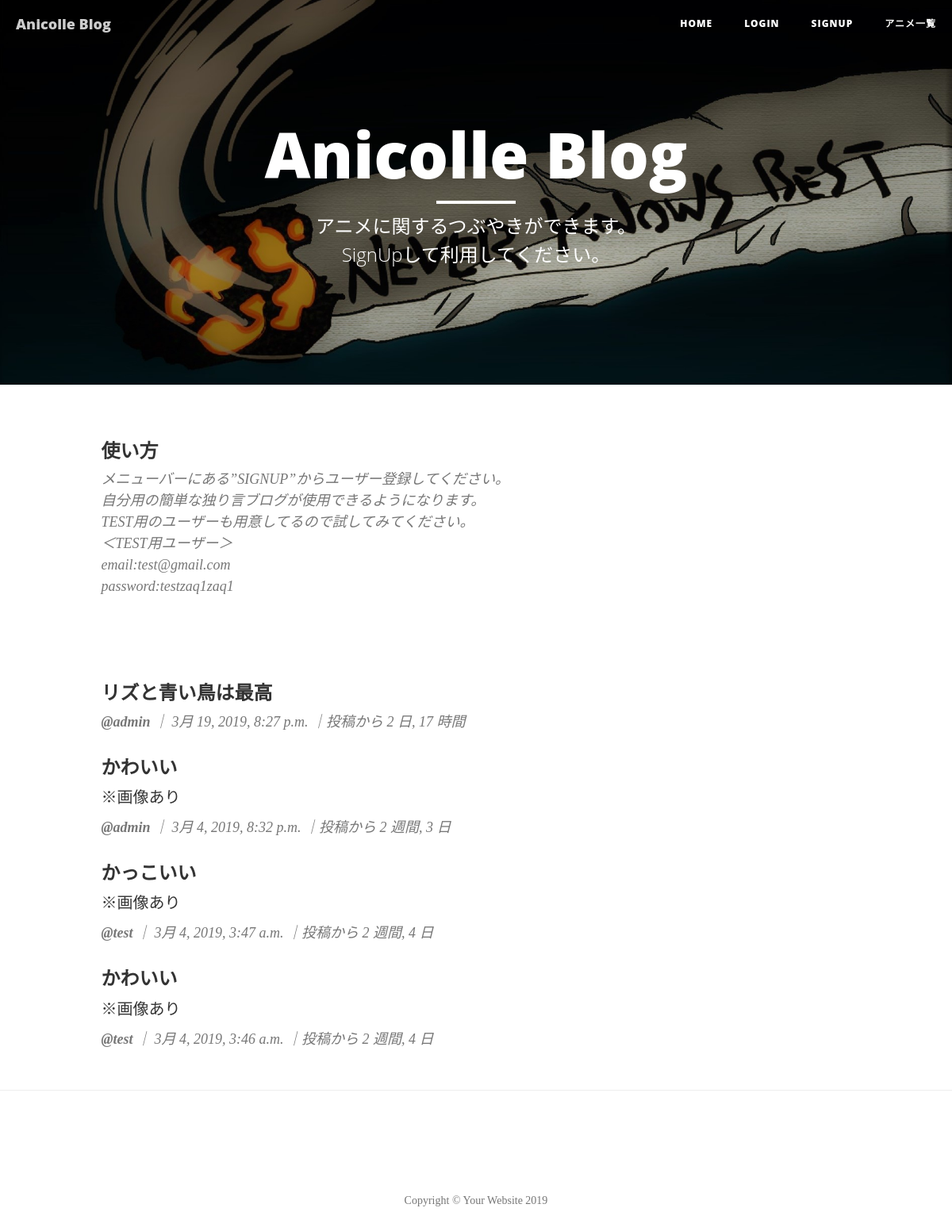
The page / on the database its author committed.
### blog/models.py (models this page shows, shortened)
class Blog(models.Model):
    content = models.CharField(max_length=255)
    photo = models.ImageField(upload_to='anicolleblog', blank=True, null=True)
    anime_id = models.IntegerField(blank=True, null=True)
    anime = models.CharField(max_length=200, blank=True, null=True)
    posted_date = models.DateTimeField(auto_now_add=True)
    user = models.ForeignKey(settings.AUTH_USER_MODEL, on_delete=models.CASCADE)
    like_num = models.IntegerField(default=0)
    class Meta:
        ordering = ['-posted_date']

class User(AbstractBaseUser, PermissionsMixin):
    email = models.EmailField(_('email address'), unique=True)
    nick_name = models.CharField(_('nick name'), max_length=50, blank=False, db_column="ユーザー名")
    is_staff = models.BooleanField(
        _('staff status'),
        default=False,
        help_text=_(
            'Designates whether the user can log into this admin site.'),
    )
    is_active = models.BooleanField(
        _('active'),
        default=True,
        help_text=_(
            'Designates whether this user should be treated as active. '
            'Unselect this instead of deleting accounts.'
        ),
    )
    date_joined = models.DateTimeField(_('date joined'), default=timezone.now)
    objects = UserManager()
    EMAIL_FIELD = 'email'
    USERNAME_FIELD = 'email'
    REQUIRED_FIELDS = []
    class Meta:
        verbose_name = _('user')
        verbose_name_plural = _('users')

### blog/views.py (the view)
# urls.py: path('', views.BlogListView.as_view(), name="index"),
class BlogListView(ListView):
    model = Blog
    context_object_name = "blog_list"
    paginate_by = 10

### blog/templates/blog/blog_list.html (shortened to what this page needs)
{% extends "base.html" %}
{% block body %}
{% if not user.is_authenticated %}
<div class="post-preview">
    <h3 class="post-title">
        使い方
    </h3>
    <p class="post-meta">メニューバーにある”SIGNUP”からユーザー登録してください。<br>
        自分用の簡単な独り言ブログが使用できるようになります。<br>
        TEST用のユーザーも用意してるので試してみてください。<br>
        ＜TEST用ユーザー＞<br>
        email:test@gmail.com<br>
        password:testzaq1zaq1<br>
    </p>
</div>
{% endif %}
<br>
<br>
{% for blog in blog_list %}
<div class="post-preview">
    <a href="{% url 'detail' blog.id %}">
        <h3 class="post-meta">
            {{blog.content}}
        </h3>
        {% if blog.photo %}
        <p class="post-subtitle">※画像あり</p>
        {% endif %}
    </a>
    <p class="post-meta">
        <b>@{{blog.user.nick_name}}</b> ｜ {{blog.posted_date}} ｜投稿から {{blog.posted_date|timesince}}
    </p>
</div>
{% endfor %}
{% endblock %}

### assets/css/clean-blog.css (style rules this page uses)
body { font-family: 'Lora', 'Times New Roman', serif; font-size: 20px; color: #333333; }
p { line-height: 1.5; margin: 30px 0; }
h1, h2, h3, h4, h5, h6 { font-family: 'Open Sans', 'Helvetica Neue', Helvetica, Arial, sans-serif; font-weight: 800; }
a { color: #333333; }
.post-preview > a { color: #333333; }
.post-preview > a > .post-subtitle { margin: 0; font-weight: 300; margin-bottom: 10px; }
.post-preview > .post-meta { color: #777777; font-size: 18px; font-style: italic; margin-top: 0; }
body { -webkit-tap-highlight-color: #0085A1; }

### rows shown on the page
Blog: content "リズと青い鳥は最高", user.nick_name "admin", posted_date "3月 19, 2019, 8:27 p.m.", posted_date "2 日, 17 時間"
Blog: content "かわいい", shows "※画像あり", user.nick_name "admin", posted_date "3月 4, 2019, 8:32 p.m.", posted_date "2 週間, 3 日"
Blog: content "かっこいい", shows "※画像あり", user.nick_name "test", posted_date "3月 4, 2019, 3:47 a.m.", posted_date "2 週間, 4 日"
Blog: content "かわいい", shows "※画像あり", user.nick_name "test", posted_date "3月 4, 2019, 3:46 a.m.", posted_date "2 週間, 4 日"
